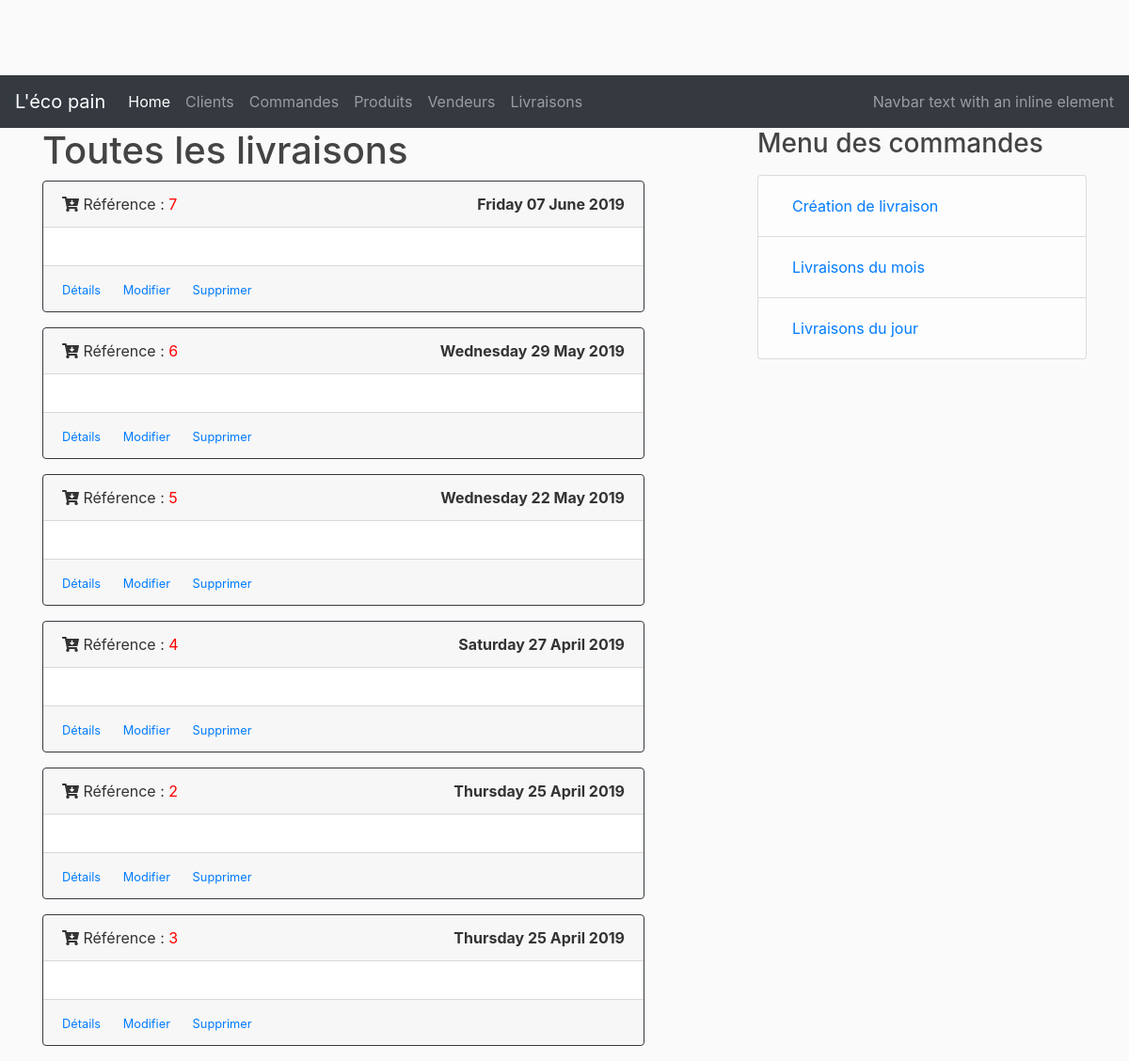
The page /deliveries on the database its author committed.
### lecopain/models.py (models this page shows, shortened)
class Delivery(db.Model)      :
    __tablename__             = 'deliveries'
    id                        = db.Column(db.Integer, primary_key                                      = True)
    reference                 = db.Column(db.String(50), nullable                                      = False)
    delivery_dt               = db.Column(db.DateTime)
    status                    = db.Column(db.String(20), nullable                                      = False)
    customer_order_id         = db.Column(db.Integer, db.ForeignKey('customer_orders.id'), nullable    = False)

### lecopain/controllers/delivery_controller.py (the view)
@delivery_page.route("/deliveries", methods=['GET', 'POST'])
def deliveries():
    print(" deliveries ")
    deliveries = Delivery.query.order_by(Delivery.delivery_dt.desc()).all()
    print(" deliveries 2 - size : " + str(len(deliveries)))
    map = delivery_services.get_maps_from_deliveries(deliveries)
    print(" deliveries fin")
    return render_template('/deliveries/deliveries.html', deliveries=deliveries, title="Toutes les livraisons", map=map)

### lecopain/dao/customer.py (called while the page is built)
    def __repr__(self)          :
        return "Customer('{self.firstname}','{self.lastname}','{self.email}')"

### lecopain/templates/deliveries/deliveries.html (shortened to what this page needs)
{% extends "layout.html" %}
{% block content %}
    {% for delivery in deliveries %}
    <div class="card border-dark mb-3" style="width: 40rem;">
        <div class="card-header">
                <i class="fas fa-cart-arrow-down "></i>
            Référence : <span style="color:red">{{delivery.id}}</span>
            <span style="float: right"><b>{{ delivery.delivery_dt.strftime('%A %d %B %Y') }}</b></span>
        </div>
        <div class="card-body">
        </div>
        <div class="card-footer">
            <small class="text-muted">
                <a href="/deliveries/{{delivery.id}}" class="card-link">Détails</a>
                <a href="/deliveries/update/{{delivery.id}}" class="card-link">Modifier</a>
                <a href="/deliveries/delete/{{delivery.id}}" class="card-link">Supprimer</a>
            </small>
        </div>
    </div>
    {% endfor %}
{% endblock %}
{% block right_menu %}
<div class="content-section">
    <h3>Menu des commandes</h3>
    <p class='text-muted'>
        <ul class="list-group">
        <li class="list-group-item list-group-item-light">
            <a class="nav-link" href="/deliveries/new">Création de livraison</a></li>
        <li class="list-group-item list-group-item-light">
            <a class="nav-link" href="/deliveries/year/0/month/0">Livraisons du mois</a></li>
        <li class="list-group-item list-group-item-light">
            <a class="nav-link" href="/deliveries/year/0/month/0/day/0">Livraisons du jour</a></li>
        </ul>
    </p>
</div>
{% endblock %}

### lecopain/static/main.css (style rules this page uses)
body { background: #fafafa; color: #333333; margin-top: 5rem; }
h1, h2, h3, h4, h5, h6 { color:#444444; }

### rows shown on the page
Delivery: id "7", delivery_dt "Friday 07 June 2019"
Delivery: id "6", delivery_dt "Wednesday 29 May 2019"
Delivery: id "5", delivery_dt "Wednesday 22 May 2019"
Delivery: id "4", delivery_dt "Saturday 27 April 2019"
Delivery: id "2", delivery_dt "Thursday 25 April 2019"
Delivery: id "3", delivery_dt "Thursday 25 April 2019"

### other values the page prints
{{ title }} "Toutes les livraisons"
